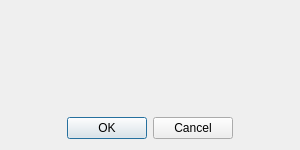
<?xml version="1.0" encoding="UTF-8"?>
<ui version="4.0">
 <class>Dialog</class>
 <widget class="QDialog" name="Dialog">
  <property name="geometry">
   <rect>
    <x>0</x>
    <y>0</y>
    <width>300</width>
    <height>150</height>
   </rect>
  </property>
  <property name="sizePolicy">
   <sizepolicy hsizetype="Fixed" vsizetype="Fixed">
    <horstretch>0</horstretch>
    <verstretch>0</verstretch>
   </sizepolicy>
  </property>
  <property name="focusPolicy">
   <enum>Qt::ClickFocus</enum>
  </property>
  <property name="windowTitle">
   <string/>
  </property>
  <property name="modal">
   <bool>true</bool>
  </property>
  <layout class="QVBoxLayout" name="verticalLayout">
   <item>
    <widget class="QLabel" name="label">
     <property name="font">
      <font>
       <pointsize>15</pointsize>
      </font>
     </property>
     <property name="focusPolicy">
      <enum>Qt::TabFocus</enum>
     </property>
     <property name="text">
      <string/>
     </property>
    </widget>
   </item>
   <item>
    <widget class="QDialogButtonBox" name="buttonBox">
     <property name="layoutDirection">
      <enum>Qt::LeftToRight</enum>
     </property>
     <property name="orientation">
      <enum>Qt::Horizontal</enum>
     </property>
     <property name="standardButtons">
      <set>QDialogButtonBox::Cancel|QDialogButtonBox::Ok</set>
     </property>
     <property name="centerButtons">
      <bool>true</bool>
     </property>
    </widget>
   </item>
  </layout>
 </widget>
 <resources/>
 <connections/>
</ui>
